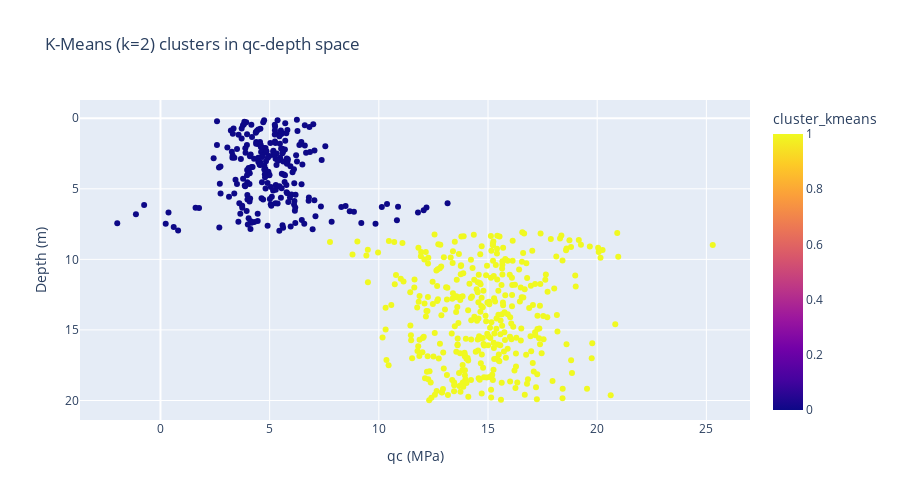
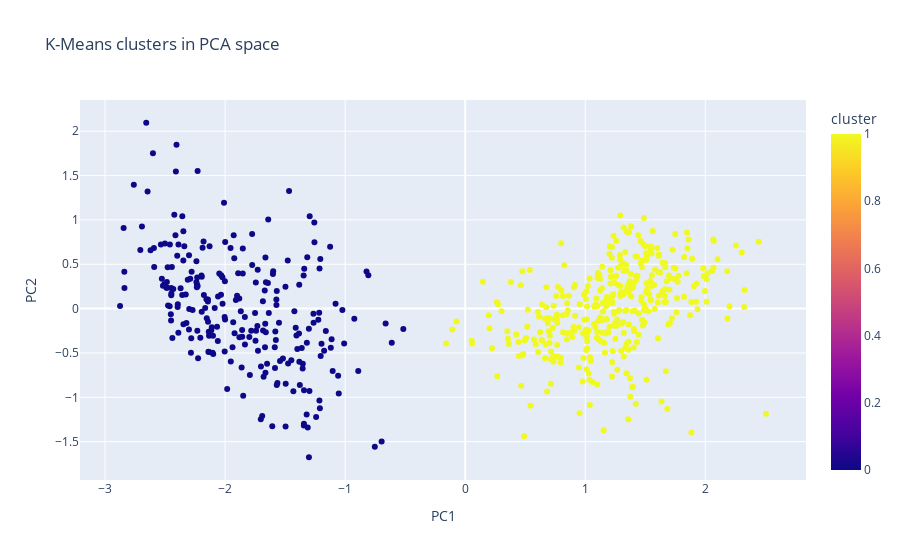

Notebook code for these charts, in order:
### Markdown cell above
Pick k based on elbow and silhouette (often k=2 or 3 here). Then fit and visualize in depth space and in a PCA projection for separation intuition.

### Code cell
best_k = int(pd.Series(sils, index=ks).idxmax())  # simple choice for demo
km = KMeans(n_clusters=best_k, n_init=10, random_state=42)
labels_km = km.fit_predict(X)
df_syn["cluster_kmeans"] = labels_km.astype(int)

# Visualize along depth
fig = px.scatter(
    df_syn,
    x="qc_mpa",
    y="depth_m",
    color="cluster_kmeans",
    title=f"K-Means (k={best_k}) clusters in qc-depth space",
    labels={"qc_mpa": "qc (MPa)", "depth_m": "Depth (m)"},
    height=500,
)
fig.update_yaxes(autorange="reversed")
fig.show()

# PCA for 2D viz
pca = PCA(n_components=2, random_state=42)
X2 = pca.fit_transform(X)
df_plot = pd.DataFrame(X2, columns=["PC1", "PC2"])
df_plot["cluster"] = labels_km.astype(int)
fig2 = px.scatter(
    df_plot, x="PC1", y="PC2", color="cluster", title="K-Means clusters in PCA space"
)
fig2.show()

### Figure 1 — Plotly figure (JSON) as saved in the notebook; plotly's stock layout.template omitted (floating-point values rounded to 4 significant figures; data arrays with more than 128 entries replaced by an {"elided": "..."} marker saying what was removed)
{"data": [{"hovertemplate": "qc (MPa)=%{x}<br>Depth (m)=%{y}<br>cluster_kmeans=%{marker.color}<extra></extra>", "legendgroup": "", "marker": {"color": {"elided": "600 int values"}, "coloraxis": "coloraxis", "symbol": "circle"}, "mode": "markers", "name": "", "orientation": "v", "showlegend": false, "type": "scatter", "x": {"elided": "600 float values"}, "xaxis": "x", "y": {"elided": "600 float values"}, "yaxis": "y"}], "layout": {"coloraxis": {"colorbar": {"title": {"text": "cluster_kmeans"}}, "colorscale": [[0, "#0d0887"], [0.1111, "#46039f"], [0.2222, "#7201a8"], [0.3333, "#9c179e"], [0.4444, "#bd3786"], [0.5556, "#d8576b"], [0.6667, "#ed7953"], [0.7778, "#fb9f3a"], [0.8889, "#fdca26"], [1, "#f0f921"]]}, "height": 500, "legend": {"tracegroupgap": 0}, "title": {"text": "K-Means (k=2) clusters in qc-depth space"}, "xaxis": {"anchor": "y", "domain": [0, 1], "title": {"text": "qc (MPa)"}}, "yaxis": {"anchor": "x", "autorange": "reversed", "domain": [0, 1], "title": {"text": "Depth (m)"}}}}

### Figure 2 — Plotly figure (JSON) as saved in the notebook; plotly's stock layout.template omitted (floating-point values rounded to 4 significant figures; data arrays with more than 128 entries replaced by an {"elided": "..."} marker saying what was removed)
{"data": [{"hovertemplate": "PC1=%{x}<br>PC2=%{y}<br>cluster=%{marker.color}<extra></extra>", "legendgroup": "", "marker": {"color": {"elided": "600 int values"}, "coloraxis": "coloraxis", "symbol": "circle"}, "mode": "markers", "name": "", "orientation": "v", "showlegend": false, "type": "scatter", "x": {"elided": "600 float values"}, "xaxis": "x", "y": {"elided": "600 float values"}, "yaxis": "y"}], "layout": {"coloraxis": {"colorbar": {"title": {"text": "cluster"}}, "colorscale": [[0, "#0d0887"], [0.1111, "#46039f"], [0.2222, "#7201a8"], [0.3333, "#9c179e"], [0.4444, "#bd3786"], [0.5556, "#d8576b"], [0.6667, "#ed7953"], [0.7778, "#fb9f3a"], [0.8889, "#fdca26"], [1, "#f0f921"]]}, "legend": {"tracegroupgap": 0}, "title": {"text": "K-Means clusters in PCA space"}, "xaxis": {"anchor": "y", "domain": [0, 1], "title": {"text": "PC1"}}, "yaxis": {"anchor": "x", "domain": [0, 1], "title": {"text": "PC2"}}}}
